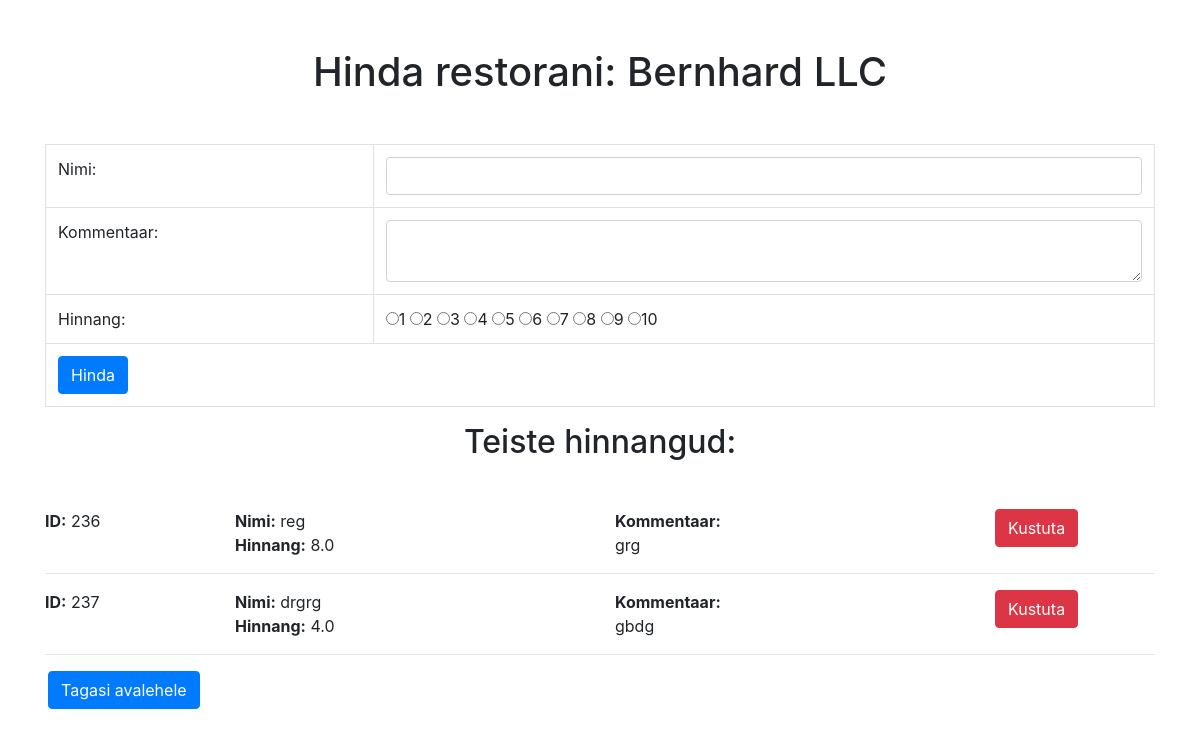
Page /admin/adminhinda.php?id=2 on the committed database.
### tables this page shows
CREATE TABLE `restoranid` (
  `id` int(11) NOT NULL,
  `nimi` varchar(255) NOT NULL,
  `asukoht` varchar(255) NOT NULL,
  `keskmine_hinne` decimal(2,1) DEFAULT '0.0',
  `hinnangute_arv` int(11) DEFAULT '0',
  `tyyp` varchar(255) DEFAULT NULL
);

CREATE TABLE `hinnangud` (
  `id` int(11) NOT NULL,
  `nimi` varchar(50) DEFAULT NULL,
  `kommentaar` text,
  `hinnang` decimal(3,1) DEFAULT NULL,
  `restorani_id` int(11) DEFAULT NULL
);

### admin/adminhinda.php (the view, shortened to what this page needs)
<?php include("config.php"); ?>
<?php
$nimi = $hinne = $kommentaar = '';
if (isset($_GET['id'])) {
    $restorani_id = $_GET['id'];
} elseif (isset($_POST['restorani_id'])) {
    $restorani_id = $_POST['restorani_id'];
} else {
    die("Restorani ID puudub. Suunatakse tagasi.");
}
if (isset($_GET['id'])) {
    $id = $_GET['id'];
    $paring = "SELECT * FROM restoranid WHERE id = ?";
    $stmt = $yhendus->prepare($paring);
    $stmt->bind_param("i", $id);
    $stmt->execute();
    $result = $stmt->get_result();
    $row = $result->fetch_assoc();
    $restorani_nimi = $row['nimi'];
} else {
    $restorani_nimi = "Restorani nime ei leitud";
}
        $paring = "SELECT * FROM hinnangud WHERE restorani_id = ?";
        $stmt = $yhendus->prepare($paring);
        $stmt->bind_param('i', $restorani_id);
        $stmt->execute();
        $tulemus = $stmt->get_result();
?>
<!DOCTYPE html>
<html lang="et">
<head>
    <link href="https://maxcdn.bootstrapcdn.com/bootstrap/4.5.2/css/bootstrap.min.css" rel="stylesheet">
</head>
<body>
<div class="text-center mt-5">
        <h1>Hinda restorani: <?php echo $restorani_nimi; ?></h1>
    </div>
<form action="" method="post">
    <div class="container mt-5">
        <table class="table table-bordered">
            <tr>
                <td>Nimi:</td>
                <td><input type="text" name="nimi" value="<?php echo $nimi; ?>" class="form-control"></td>
            </tr>
            <tr>
                <td>Kommentaar:</td>
                <td><textarea name="kommentaar" class="form-control"><?php echo $kommentaar; ?></textarea></td>
            </tr>
            <tr>
                <td>Hinnang:</td>
                <td>
                    <?php
                    for ($i = 1; $i <= 10; $i++) {
                        echo "<input type='radio' name='hinnang' value='$i'>$i ";
                    }
                    ?>
                </td>
            </tr>
            <tr>
                <td colspan="2"><input type="submit" value="Hinda" class="btn btn-primary"></td>
            </tr>
        </table>
    </div>
</form>
 <h2 class="text-center">Teiste hinnangud:</h2>
 <div class="container mt-5">
    <?php if ($tulemus->num_rows > 0): ?>
        <?php while ($row = $tulemus->fetch_assoc()): ?>
            <div class="row">
                <div class="col-md-2">
                    <strong>ID:</strong> <?php echo $row['id']; ?>
                </div>
                <div class="col-md-4">
                    <strong>Nimi:</strong> <?php echo $row['nimi']; ?><br>
                    <strong>Hinnang:</strong> <?php echo $row['hinnang']; ?>
                </div>
                <div class="col-md-4">
                    <strong>Kommentaar:</strong><br>
                    <?php echo $row['kommentaar']; ?>
                </div>
                <div class="col-md-2">
                    <form action="" method="post">
                        <input type="submit" name="del"value="Kustuta" class="btn btn-danger">
                    </form>
                </div>
            </div>
            <hr>
        <?php endwhile; ?>
    <?php endif; ?>
</div>
<div class="ml-5">
        <a href="admin.php" class="btn btn-primary">Tagasi avalehele</a>
    </div>
</body>
</html>

### rows in the picture
restoranid: nimi "Bernhard LLC"
hinnangud: id "236", nimi "reg", hinnang "8.0", kommentaar "grg"
hinnangud: id "237", nimi "drgrg", hinnang "4.0", kommentaar "gbdg"
